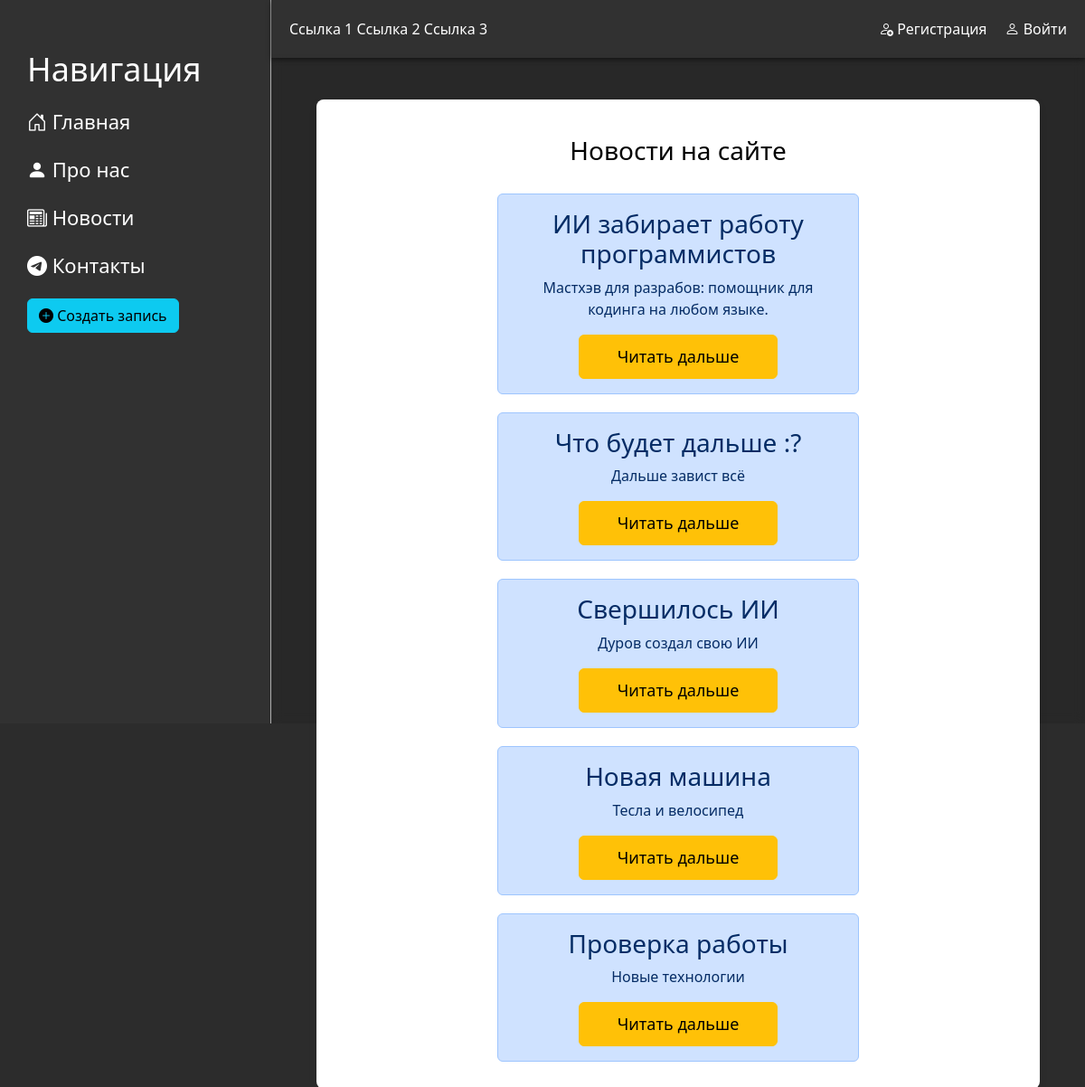
The page /news/ on the database as committed earlier.
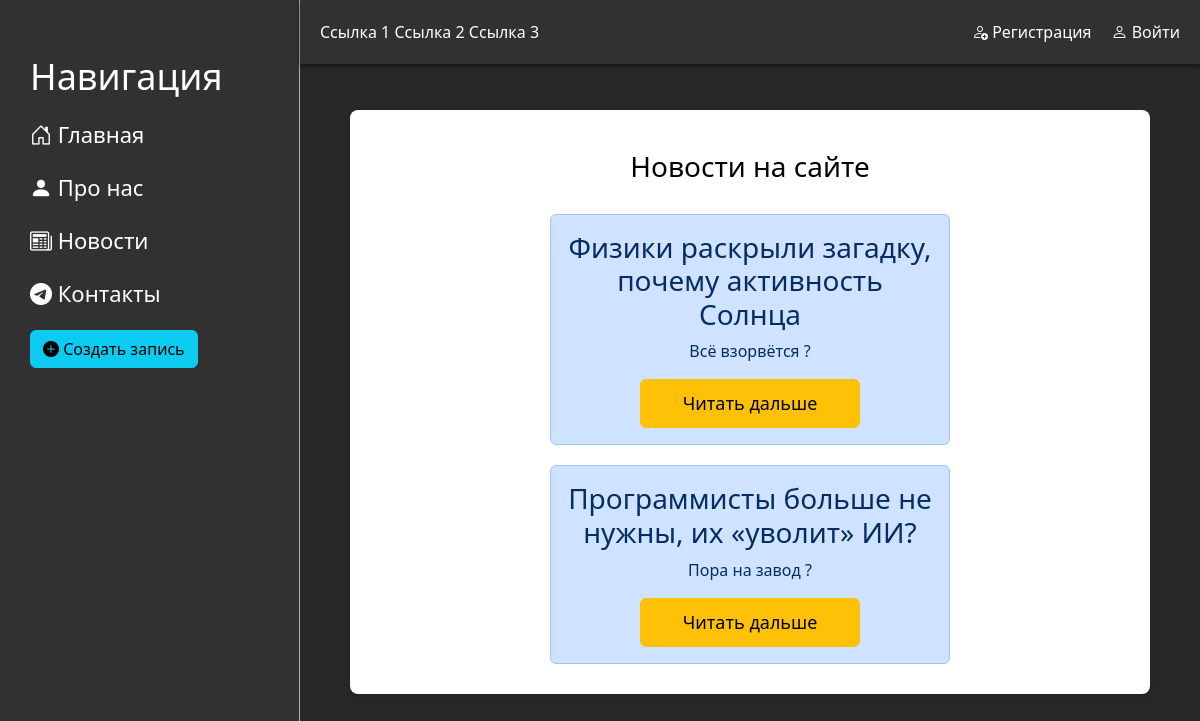
The same page on the database as committed later.
### news/models.py (models this page shows, shortened)
class Articles(models.Model):
    title = models.CharField('Название', max_length=50)
    anons = models.CharField('Анонс', max_length=250)
    full_text = models.TextField('Статья')
    date = models.DateTimeField('Дата публикации')
    class Meta:
        verbose_name = 'Новость'
        verbose_name_plural = 'Новости'

### news/views.py (the view)
# urls.py: path('', views.news_home, name="news_home"),
def news_home(request):
    news = Articles.objects.order_by('-date')
    return render(request, 'news/news_home.html', {'news': news})

### news/templates/news/news_home.html (shortened to what this page needs)
{% extends 'main/layout.html' %}
{% block content  %}
    <div class="features">
        <h1>Новости на сайте</h1>
        {% if news %}
            {% for el in news %}
                <div class="alert alert-primary">
                    <h3>{{ el.title }}</h3>
                    <p>{{ el.anons }}</p>
                    <a href="{% url 'news-detail' el.id %}" class="btn btn-warning">Читать дальше</a>
                </div>
            {% endfor %}
        {% else %}
            <p>У вас нет записей !</p>
        {% endif %}
    </div>
{% endblock %}

### main/templates/main/layout.html (shortened to what this page needs)
{% load static %}
<!DOCTYPE html>
<html lang="ru">
<head>
    <link rel="stylesheet" href="https://cdn.jsdelivr.net/npm/bootstrap@5.3.2/dist/css/bootstrap.min.css">
    <link rel="stylesheet" href="{% static 'main/css/main.css' %}">
    <link rel="stylesheet" href="https://use.fontawesome.com/releases/v5.15/css/all.css">
    <link rel="stylesheet" href="https://cdn.jsdelivr.net/npm/bootstrap-icons@1.11.1/font/bootstrap-icons.css">
</head>
<body>
    <aside>
        <h3>Навигация</h3>
        <ul>
            <a href="{% url 'main:home' %}"><li><i class="bi bi-house-door"></i> Главная</li></a>
            <a href="{% url 'main:about' %}"><li><i class="bi bi-person-fill"></i> Про нас</li></a>
            <a href="{% url 'news:news_home' %}"><li><i class="bi bi-newspaper"></i> Новости</li></a>
            <a href="#"><li><i class="bi bi-telegram"></i> Контакты</li></a>
            <a href="{% url 'news:create' %}"><li><button class="btn btn-info"><i class="bi bi-plus-circle-fill"></i> Создать запись </button></li></a>
        </ul>
    </aside>
    <header class="header">
        <div class="header-content">
            <div class="other">
                <nav>
                    <a href="#">Ссылка 1</a>
                    <a href="#">Ссылка 2</a>
                    <a href="#">Ссылка 3</a>
                </nav>
            </div>
            <div class="auth-links">
                {% if not user.is_authenticated %}
                    <a href="{% url 'user:registration' %}"><li><i class="bi bi-person-add"></i> Регистрация</li></a>
                    <a href="{% url 'user:login' %}"><li><i class="bi bi-person"></i> Войти</li></a>
                {% endif %}
            </div>
        </div>
    </header>
    <main>
        {% block content %}
        {% endblock %}
    </main>
</body>
</html>

### main/static/main/css/main.css (style rules this page uses)
body { background: #2c2c2c; display: flex; height: 100vh; margin: 0; overflow: hidden; position: relative; }
body:before { content: ""; position: absolute; top: 0; left: 0; width: 100%; height: 100%; background-image: url("/static/main/img/mount2.jpg"); background-size: cover; background-position: center; z-index: -1; }
.header { background: rgba(52, 52, 52, 0.72); backdrop-filter: blur(40px); color: #fff; width: calc(100% - 300px); padding: 20px 20px; position: fixed; top: 0; left: 300px; z-index: 1000; display: flex; justify-content: space-between; align-items: center; box-shadow: 0 2px 5px rgba(0, 0, 0, 0.5); transition: width 0.3s, left 0.3s; }
.header-content { display: flex; justify-content: space-between; width: 100%; list-style: none; }
.other { display: flex; gap: 20px; }
.auth-links { display: flex; gap: 20px; }
.header nav a, .auth-links a { color: #fff; text-decoration: none; }
aside { background: rgba(52, 52, 52, 0.72); backdrop-filter: blur(40px); width: 300px; padding: 2.5%; height: 100vh; color: #fff; border-right: 1px solid #FFFFFF99; position: fixed; box-sizing: border-box; overflow: auto; transition: width 0.3s; }
aside h3 { margin-top: 25px; font-size: 36px; }
aside ul { list-style: none; padding: 0; margin: 0; }
aside ul li { color: #fff; display: block; margin-block: 20px; transition: transform .6s ease; font-size: 22px; }
aside a { text-decoration: none; }
main { display: flex; justify-content: flex-start; align-items: flex-start; flex-grow: 1; margin-left: 300px; margin-top: 60px; box-sizing: border-box; transition: margin-left 0.3s; opacity: 0; padding: 50px; background: rgba(10, 10, 10, 0.1); backdrop-filter: blur(6px); height: calc(100vh - 60px); width: 100%; }
body.loaded main { opacity: 1; transition: opacity 0.3s; }
main .features { background: #fff; border-radius: 8px; box-shadow: 0 4px 8px rgba(0, 0, 0, 0.1); padding: 40px 20px 10px; max-width: 800px; width: 100%; text-align: center; color: #000; margin: auto; position: absolute; margin: auto; }
.features h1 { margin-bottom: 30px; font-size: 28px; }
.features .btn { width: 60%; padding: 10px; font-size: 18px; }
.alert-primary { width: 400px; margin: 20px auto; text-align: center; }

Rows that differ between the two databases and show on the page:
removed Articles: title "ИИ забирает работу программистов", anons "Мастхэв для разрабов: помощник для кодинга на любом языке."
removed Articles: title "Что будет дальше :?", anons "Дальше завист всё"
removed Articles: title "Свершилось ИИ", anons "Дуров создал свою ИИ"
removed Articles: title "Новая машина", anons "Тесла и велосипед"
removed Articles: title "Проверка работы", anons "Новые технологии"
added Articles: title "Физики раскрыли загадку, почему активность Солнца", anons "Всё взорвётся ?"
added Articles: title "Программисты больше не нужны, их «уволит» ИИ?", anons "Пора на завод ?"
